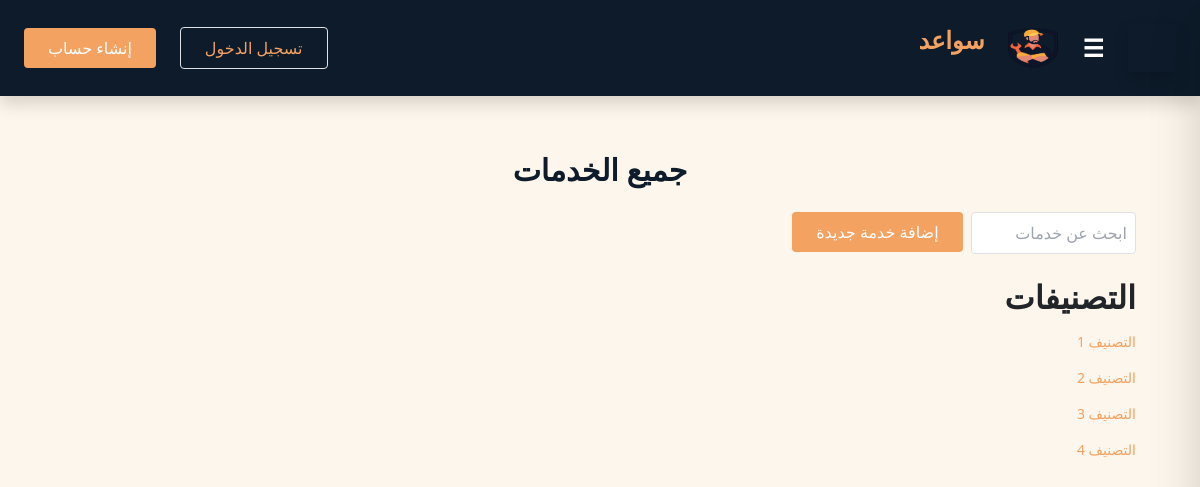
The app's page /, older data.
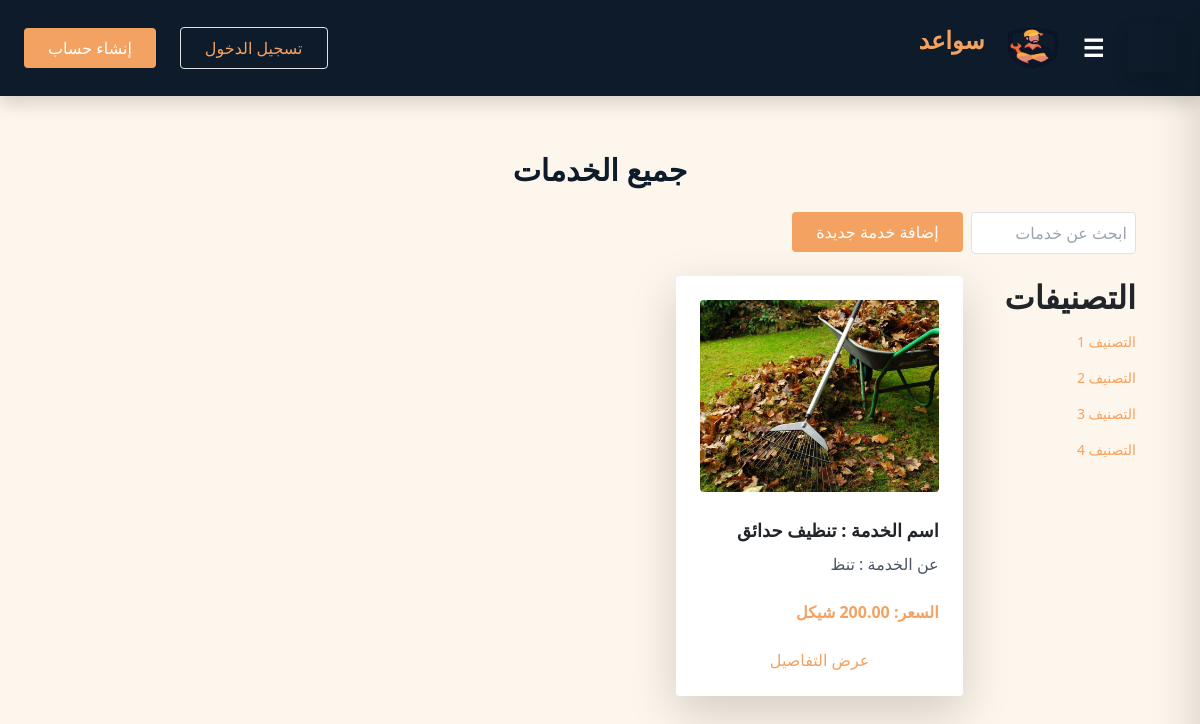
The same page, newer data.
### Sawaed_app/models.py (models this page shows, shortened)
class ServiceListing(models.Model):
    SERVICE_TYPES = [
        ('السباكة', 'السباكة'),
        ('النجارة', 'النجارة'),
        ('الطبخ', 'الطبخ'),
        ('التصوير', 'التصوير'),
        ('الكهرباء', 'الكهرباء'),
        ('التكييف والتبريد', 'التكييف والتبريد'),
        ('التنظيف', 'التنظيف'),
        ('الميكانيكا', 'الميكانيكا'),
        ('الدهان', 'الدهان'),
        ('الحدادة', 'الحدادة'),
        ('التمديدات الصحية', 'التمديدات الصحية'),
        ('البرمجة وتطوير المواقع', 'البرمجة وتطوير المواقع'),
        ('التصميم الجرافيكي', 'التصميم الجرافيكي'),
        ('الترجمة', 'الترجمة'),
        ('الكتابة والتحرير', 'الكتابة والتحرير'),
        ('خدمات أخرى', 'خدمات أخرى'),
    ]
    handyman = models.ForeignKey(
        settings.AUTH_USER_MODEL,
        on_delete=models.CASCADE,
        related_name='services'
    )
    name = models.CharField(max_length=255)
    description = models.TextField()
    price = models.DecimalField(max_digits=10, decimal_places=2)
    image = models.ImageField(upload_to='service_images/', null=True, blank=True)
    created_at = models.DateTimeField(auto_now_add=True)
    updated_at = models.DateTimeField(auto_now=True)

### Sawaed_app/views.py (the view)
# urls.py: path('',views.user_home,name='userhome'),
def user_home(request):
    services=ServiceListing.objects.all()
    handyman=HandymanProfile.objects.all()
    context={
        'services':services
    }
    return render(request,'userhome.html',context)

### Sawaed_app/templates/userhome.html
{% extends 'index.html' %}
{% block content %}
{% load static %}
  <div class="container mx-auto p-4">
    <h1 class="text-3xl font-bold text-center mb-6 text-[#0d1b2a]">جميع الخدمات</h1>
    <div class="flex justify-between mb-4">
      <div class="w-full sm:w-1/4 md:w-1/5 lg:w-1/6 px-2">
        <div class="mb-4">
          <input type="text" placeholder="ابحث عن خدمات" class="p-2 border border-gray-300 rounded w-full">
        </div>
        <h2 class="text-md font-semibold mb-2">التصنيفات</h2>
        <ul class="list-none p-0">
          <li><a href="#" class="block py-2 text-sm text-[#f4a261] hover:text-[#e76f51]">التصنيف 1</a></li>
          <li><a href="#" class="block py-2 text-sm text-[#f4a261] hover:text-[#e76f51]">التصنيف 2</a></li>
          <li><a href="#" class="block py-2 text-sm text-[#f4a261] hover:text-[#e76f51]">التصنيف 3</a></li>
          <li><a href="#" class="block py-2 text-sm text-[#f4a261] hover:text-[#e76f51]">التصنيف 4</a></li>
        </ul>
      </div>
      <div class="w-full sm:w-3/4 md:w-4/5 lg:w-5/6">
        <div class="flex justify-between mb-4">
          <a href="{% url 'add_service' %}" class="bg-[#f4a261] text-white px-4 py-2 rounded hover:bg-[#e76f51] transition">إضافة خدمة جديدة</a>
        </div>
        <div class="grid grid-cols-1 sm:grid-cols-2 lg:grid-cols-3 gap-6">
          {% for service in services %}
            <div class="bg-white shadow-lg rounded p-4 hover:shadow-xl transition">
              {% if service.image %}
                <img src="{{ service.image.url }}" alt="{{ service.name }}" class="w-full h-48 object-cover rounded mb-4">
              {% else %}
                <img src="{% static 'images/placeholder.png' %}" alt="صورة افتراضية" class="w-full h-48 object-cover rounded mb-4">
              {% endif %}
              <h3 class="text-lg font-semibold">اسم الخدمة : {{ service.name }}</h3>
              <p class="text-gray-600 mb-4">عن الخدمة : {{ service.description|truncatewords:20 }}</p>
              <p class="font-bold text-[#f4a261]">السعر: {{ service.price }} شيكل</p>
              <a href="{% url 'service_detail' service.id %}" class="text-[#f4a261] mt-4 block text-center">عرض التفاصيل</a>
            </div>
          {% endfor %}
        </div>
      </div>
    </div>
  </div>
{% endblock %}

### Sawaed_app/templates/index.html (shortened to what this page needs)
{% load static %}
<!DOCTYPE html>
<html lang="ar" dir="rtl">
    <head>
    <script src="https://cdn.tailwindcss.com"></script>
    <link rel="stylesheet" href="https://cdnjs.cloudflare.com/ajax/libs/bootstrap/5.1.3/css/bootstrap.min.css" />
    <link rel="stylesheet" href="{% static 'css/style.css' %}">
    </head>
    <body class="bg-[#fdf6ec]">
        <nav class="bg-[#0d1b2a] shadow p-4 flex justify-between items-center text-white">
        <div class="text-2xl font-bold text-[#f4a261] flex items-center gap-4">
            <button onclick="toggleSidebar()" class="text-white">
<head>
  <script src="https://cdn.tailwindcss.com"></script>
  <link rel="stylesheet" href="https://cdnjs.cloudflare.com/ajax/libs/bootstrap/5.1.3/css/bootstrap.min.css" />
  <link rel="stylesheet" href="{% static 'css/style.css' %}">
</head>
<body class="bg-[#fdf6ec]">
  <nav class="bg-[#0d1b2a] shadow p-4 flex justify-between items-center text-white">
    <div class="text-2xl font-bold text-[#f4a261] flex items-center gap-4">
        <button onclick="toggleSidebar()" class="text-white">
            ☰
          </button>
      <img class="logo" src="{% static 'images/logo.png' %}" alt="Logo">
      <a id="logo-anchor" href="{%url 'userhome'%}"><p>سواعد</p></a>
    </div>
    <div class="flex items-center gap-4">
      {% if user.is_authenticated %}
        <a href="{% url 'cart' %}" class="relative text-white hover:text-[#f4a261] transition text-xl">
            🛒
            <span class="absolute -top-2 -right-2 bg-red-500 text-white text-xs rounded-full px-1">0</span>
          </a>
        <div class="flex items-center gap-2">
            <img src="{{ user.image.url }}"
            alt="Profile"
            class="w-10 h-10 rounded-full border-2 border-[#f4a261]"
            onerror="this.onerror=null;this.src='{% static 'images/profile.png' %}'"><p class="text-[#f4a261]">مرحبًا، {{ user.username }}</p>
        </div>
        {% else %}
        <a href="{% url 'login' %}">
            <button class="border border-[#f4a261] text-[#f4a261] px-4 py-2 rounded hover:bg-[#f4a261] hover:text-white transition">
            تسجيل الدخول
            </button>
        </a>
        <a href="{% url 'register' %}">
            <button class="bg-[#f4a261] text-white px-4 py-2 rounded hover:bg-[#e76f51] transition">
            إنشاء حساب
            </button>
        </a>
        {% endif %}
    </div>
  </nav>
  <main class="flex flex-col items-center justify-center p-8">
    {% block content %}
    {% endblock %}
  </main>
</body>
</html>

### Sawaed_app/static/css/style.css (style rules this page uses)
.logo { height: 40px; width: 50px; }
a { text-decoration: none; color: #0d1b2a; text-decoration: none; transition: 0.4s ease; }
#logo-anchor { color: #f4a261; }

Row changes from the older to the newer data that the page shows:
added ServiceListing: image (picture), name "تنظيف حدائق", description "تنظ"
